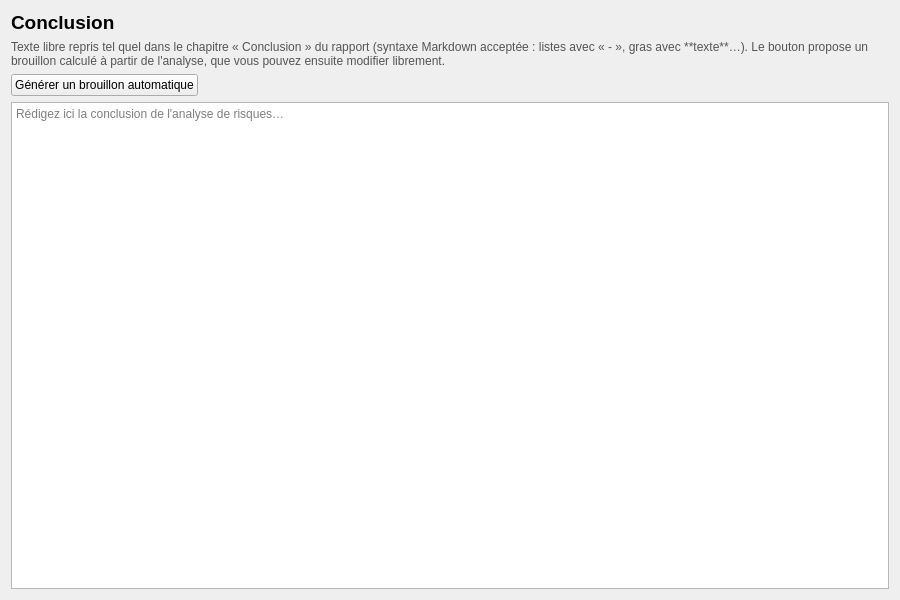
<?xml version="1.0" encoding="UTF-8"?>
<ui version="4.0">
 <class>ConclusionPage</class>
 <widget class="QWidget" name="ConclusionPage"><property name="geometry"><rect><x>0</x><y>0</y><width>900</width><height>600</height></rect></property><layout class="QVBoxLayout" name="verticalLayout"><item><widget class="QLabel" name="titleLabel"><property name="text"><string>Conclusion</string></property><property name="font"><font><pointsize>14</pointsize><bold>true</bold></font></property></widget></item><item><widget class="QLabel" name="helpLabel"><property name="text"><string>Texte libre repris tel quel dans le chapitre « Conclusion » du rapport (syntaxe Markdown acceptée : listes avec « - », gras avec **texte**…). Le bouton propose un brouillon calculé à partir de l'analyse, que vous pouvez ensuite modifier librement.</string></property><property name="styleSheet"><string>color:#555;</string></property><property name="wordWrap"><bool>true</bool></property></widget></item><item><layout class="QHBoxLayout" name="draftLayout"><item><widget class="QPushButton" name="draftButton"><property name="text"><string>Générer un brouillon automatique</string></property></widget></item><item><spacer name="draftSpacer"><property name="orientation"><enum>Qt::Horizontal</enum></property><property name="sizeHint" stdset="0"><size><width>40</width><height>20</height></size></property></spacer></item></layout></item><item><widget class="QPlainTextEdit" name="conclusionEdit"><property name="placeholderText"><string>Rédigez ici la conclusion de l'analyse de risques…</string></property></widget></item></layout></widget>
 
 <resources/>
 <connections/>
</ui>
